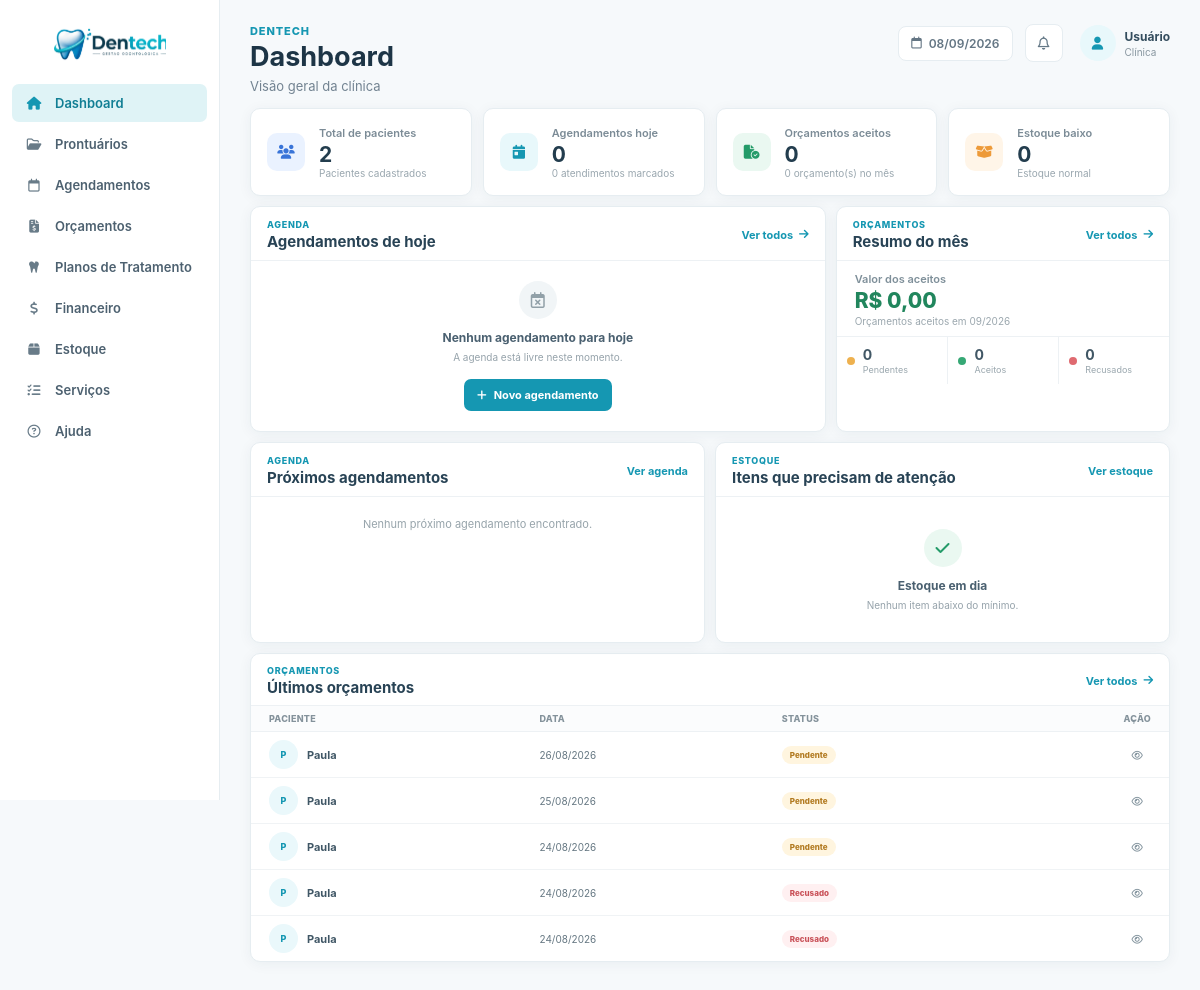
/ (signed in), run on an earlier commit of the app's database.
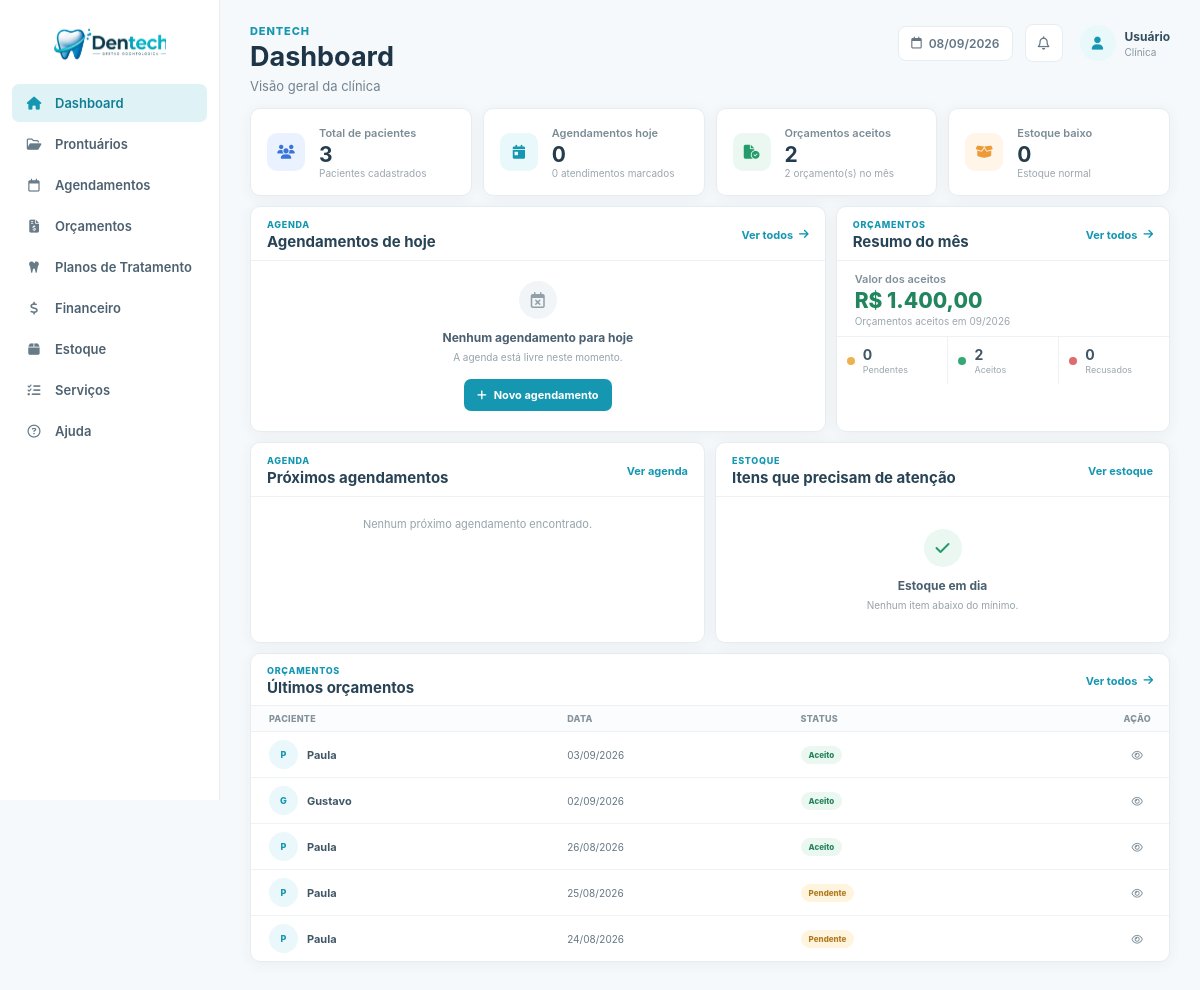
And on a later commit of the database.
### tables this page shows
CREATE TABLE `orcamentos` (
  `id` int NOT NULL AUTO_INCREMENT,
  `paciente_id` int NOT NULL,
  `data_criacao` date NOT NULL,
  `validade` date NOT NULL,
  `status` enum('pendente','aceito','recusado') DEFAULT 'pendente',
  `observacoes` text,
  `created_at` timestamp NOT NULL DEFAULT CURRENT_TIMESTAMP,
  `agendamento_id` int DEFAULT NULL,
  PRIMARY KEY (`id`),
  KEY `paciente_id` (`paciente_id`),
  KEY `idx_orcamento_agendamento` (`agendamento_id`),
  CONSTRAINT `fk_orcamento_agendamento` FOREIGN KEY (`agendamento_id`) REFERENCES `agendamentos` (`id`) ON DELETE SET NULL,
  CONSTRAINT `orcamentos_ibfk_1` FOREIGN KEY (`paciente_id`) REFERENCES `prontuarios` (`id`) ON DELETE CASCADE
);

CREATE TABLE `prontuarios` (
  `id` int NOT NULL AUTO_INCREMENT,
  `paciente` varchar(255) NOT NULL,
  `nascimento` date NOT NULL,
  `sexo` enum('Masculino','Feminino','Outro') DEFAULT NULL,
  `estado_civil` varchar(50) DEFAULT NULL,
  `profissao` varchar(100) DEFAULT NULL,
  `rg` varchar(20) DEFAULT NULL,
  `cpf` varchar(14) DEFAULT NULL,
  `endereco` text,
  `cep` varchar(10) DEFAULT NULL,
  `telefone` varchar(20) DEFAULT NULL,
  `email` varchar(255) DEFAULT NULL,
  `observacoes` text,
  `tratamento_odonto` text,
  `tratamento_medico` text,
  `medicamento_continuo` text,
  `alergia_medicamento` text,
  `alergia_outras` text,
  `problemas_saude` text,
  `gravida_meses` varchar(10) DEFAULT NULL,
  `fuma_tempo` varchar(50) DEFAULT NULL,
  `fuma_cigarros_dia` varchar(20) DEFAULT NULL,
  `bebida_frequencia` varchar(100) DEFAULT NULL,
  `drogas_uso` text,
  `doencas_transmissiveis` text,
  `cancer_familiar` text,
  `tratamento_cancer` text,
  `created_at` timestamp NOT NULL DEFAULT CURRENT_TIMESTAMP,
  `termo_consentimento_aceito` tinyint(1) NOT NULL DEFAULT '0',
  `termo_consentimento_aceito_em` datetime DEFAULT NULL,
  PRIMARY KEY (`id`),
  UNIQUE KEY `uq_prontuarios_cpf` (`cpf`)
);

### index.php (the view, shortened to what the changed rows need)
<?php
require_once 'conexao/conexao.php';
$total_pacientes = (int) $pdo
    ->query("SELECT COUNT(*) FROM prontuarios")
    ->fetchColumn();
$mes_atual = date('Y-m');
$stmt_rel_orc = $pdo->prepare("
    SELECT
        COUNT(*) AS total,
        SUM(CASE WHEN status = 'pendente' THEN 1 ELSE 0 END) AS pendentes,
        SUM(CASE WHEN status = 'aceito' THEN 1 ELSE 0 END) AS aceitos,
        SUM(CASE WHEN status = 'recusado' THEN 1 ELSE 0 END) AS recusados
    FROM orcamentos
    WHERE DATE_FORMAT(data_criacao, '%Y-%m') = ?
");
$stmt_rel_orc->execute([$mes_atual]);
$rel_orc = $stmt_rel_orc->fetch();
$total_orc = (int) ($rel_orc['total'] ?? 0);
$aceitos = (int) ($rel_orc['aceitos'] ?? 0);
$stmt_valor = $pdo->prepare("
    SELECT COALESCE(SUM(itens.total_item), 0) AS valor_total
    FROM orcamentos o
    LEFT JOIN (
        SELECT
            orcamento_id,
            SUM(quantidade * valor_unitario) AS total_item
        FROM orcamentos_itens
        GROUP BY orcamento_id
    ) itens ON o.id = itens.orcamento_id
    WHERE o.status = 'aceito'
      AND DATE_FORMAT(o.data_criacao, '%Y-%m') = ?
");
$stmt_valor->execute([$mes_atual]);
$valor_total_aceitos = (float) ($stmt_valor->fetchColumn() ?? 0);
$stmt_orc = $pdo->prepare("
    SELECT
        o.id,
        o.data_criacao,
        o.status,
        p.paciente
    FROM orcamentos o
    JOIN prontuarios p ON o.paciente_id = p.id
    ORDER BY o.data_criacao DESC, o.id DESC
    LIMIT 5
");
$stmt_orc->execute();
$ultimos_orcamentos = $stmt_orc->fetchAll();
function formatarData($data): string
{
    return $data ? date('d/m/Y', strtotime($data)) : '-';
}
function statusOrcamento(string $status): string
{
    return match ($status) {
        'aceito' => 'Aceito',
        'recusado' => 'Recusado',
        default => 'Pendente',
    };
}
?>
<!DOCTYPE html>
<html lang="pt-BR">
<head>
    <link rel="stylesheet" href="css/global.css">
    <link rel="stylesheet" href="css/variables.css">
    <link rel="stylesheet" href="css/index.css">
    <link
        rel="stylesheet"
        href="https://cdnjs.cloudflare.com/ajax/libs/font-awesome/6.5.2/css/all.min.css">
</head>
<body>
    <main class="content">
        <header class="topbar">
            <div class="page-heading">
                <h1>Dashboard</h1>
            </div>
        </header>
        <section class="stats-grid">
            <a href="prontuarios" class="stat-card">
                <div class="stat-content">
                    <span>Total de pacientes</span>
                    <strong><?= $total_pacientes ?></strong>
                    <small>Pacientes cadastrados</small>
                </div>
            </a>
            <a href="orcamento" class="stat-card">
                <div class="stat-content">
                    <span>Orçamentos aceitos</span>
                    <strong><?= $aceitos ?></strong>
                    <small><?= $total_orc ?> orçamento(s) no mês</small>
                </div>
            </a>
        </section>
        <section class="dashboard-grid">
            <div class="panel appointments-panel">
                <div class="panel-header">
                    <div>
                        <h2>Agendamentos de hoje</h2>
                    </div>
                </div>
            </div>
            <div class="panel budget-panel">
                <div class="panel-header">
                    <div>
                        <h2>Resumo do mês</h2>
                    </div>
                </div>
                <div class="budget-total">
                    <span>Valor dos aceitos</span>
                    <strong>R$ <?= number_format($valor_total_aceitos, 2, ',', '.') ?></strong>
                    <small>Orçamentos aceitos em <?= date('m/Y') ?></small>
                </div>
                <div class="budget-status">
                    <div class="budget-status-item">
                        <div>
                            <strong><?= $aceitos ?></strong>
                            <span>Aceitos</span>
                        </div>
                    </div>
                </div>
            </div>
        </section>
        <section class="lower-grid">
            <div class="panel">
                <div class="panel-header">
                    <div>
                        <h2>Próximos agendamentos</h2>
                    </div>
                </div>
            </div>
            <div class="panel">
                <div class="panel-header">
                    <div>
                        <h2>Itens que precisam de atenção</h2>
                    </div>
                </div>
            </div>
        </section>
        <section class="panel recent-panel">
            <div class="panel-header">
                <div>
                    <h2>Últimos orçamentos</h2>
                </div>
            </div>
            <div class="table-wrapper">
                <table>
                    <thead>
                        <tr>
                            <th>Paciente</th>
                            <th>Data</th>
                            <th>Status</th>
                            <th class="align-right">Ação</th>
                        </tr>
                    </thead>
                    <tbody>
                        <?php if (empty($ultimos_orcamentos)): ?>
                            <tr>
                                <td colspan="4" class="table-empty">
                                    Nenhum orçamento encontrado.
                                </td>
                            </tr>
                        <?php else: ?>
                            <?php foreach ($ultimos_orcamentos as $orc): ?>
                                <tr>
                                    <td>
                                        <div class="table-person">
                                            <div class="table-avatar">
                                                <?= strtoupper(substr($orc['paciente'], 0, 1)) ?>
                                            </div>
                                            <strong><?= htmlspecialchars($orc['paciente']) ?></strong>
                                        </div>
                                    </td>
                                    <td><?= formatarData($orc['data_criacao']) ?></td>
                                    <td>
                                        <span class="status-badge <?= htmlspecialchars($orc['status']) ?>">
                                            <?= statusOrcamento($orc['status']) ?>
                                        </span>
                                    </td>
                                    <td class="align-right">
                                        <a href="visualizar_orcamento?id=<?= (int)$orc['id'] ?>" class="table-action">
                                            <i class="fa-regular fa-eye"></i>
                                        </a>
                                    </td>
                                </tr>
                            <?php endforeach; ?>
                        <?php endif; ?>
                    </tbody>
                </table>
            </div>
        </section>
    </main>
</body>
</html>

What changed in the data, as far as the page shows it:
no longer on this page (row unchanged): orcamentos: paciente.paciente "P", paciente.paciente "Paula", data_criacao "24/08/2026", status "Recusado"
no longer on this page (row unchanged): orcamentos: paciente.paciente "P", paciente.paciente "Paula", data_criacao "24/08/2026", status "Recusado"
added orcamentos: paciente.paciente "P", paciente.paciente "Paula", data_criacao "03/09/2026", status "Aceito"
added orcamentos: paciente.paciente "G", paciente.paciente "Gustavo", data_criacao "02/09/2026", status "Aceito"
changed orcamentos (number 3 of 5 on the later page): status "Pendente" → "Aceito"
Also different on the page:
$total_pacientes: "2" → "3"
$aceitos: "0" → "2"
$total_orc: "0" → "2"
$valor_total_aceitos: "0,00" → "1.400,00"
